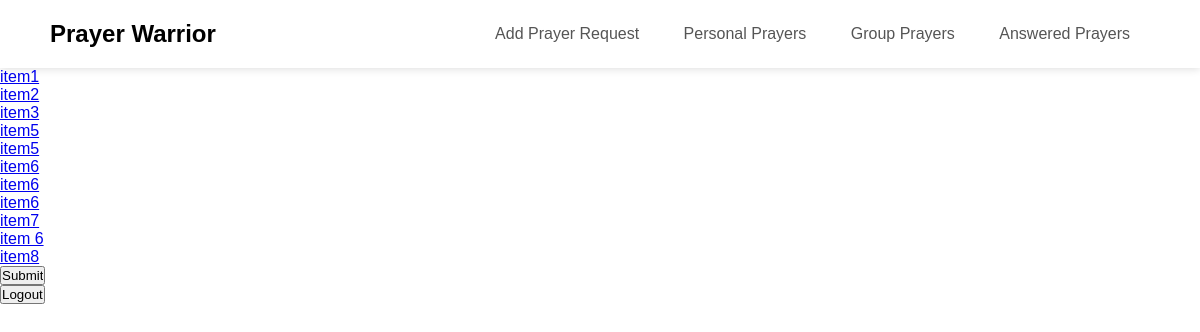
Page /app/personal-prayer/ (signed in) on the earlier database version.
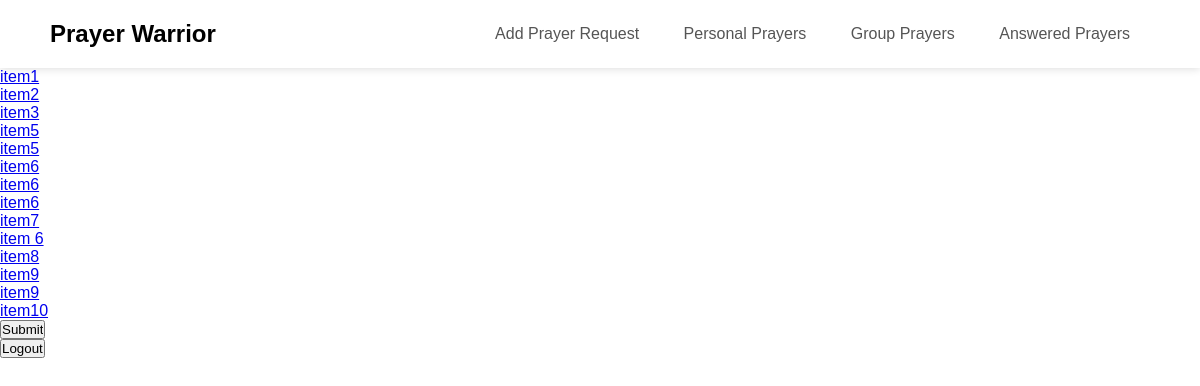
Same page on the later database version.
### app/models.py (models this page shows, shortened)
class Item(models.Model):
    item_name = models.TextField()
    user = models.ForeignKey(User, on_delete=models.CASCADE)

### app/views.py (the view)
# urls.py: path("personal-prayer/", views.PersonalPrayerView.as_view(), name="personal-prayer"),
class PersonalPrayerView(LoginRequiredMixin, generic.ListView):
    model = Item
    login_url = reverse_lazy("login")
    template_name = "app/personal-prayer.html"
    def get_context_data(self, **kwargs):
        context = super().get_context_data(**kwargs)
        context["item_list"] = self.model.objects.filter(user=self.request.user)
        return context

### app/templates/app/personal-prayer.html (shortened to what this page needs)
{% extends "app/navbar.html" %}
{% block content %}
{% if item_list %}
    <ul>
    {% for item in item_list %}
        <li><a href="{% url 'app:detail' item.id %}">{{ item.item_name }}</a></li>
    {% endfor %}
    </ul>
{% else %}
    <p>No items</p>
{% endif %}
<form action="{% url 'app:personal-prayer' %}" method="post">
<input type="submit">
</form>
<form action="{% url 'logout' %}" method="post">
    <input type="submit" value="Logout">
</form>
{% endblock %}

### app/templates/app/navbar.html
{% extends "app/base.html" %}
{% load static %}
{% block navbar-style %}
<link rel="stylesheet" href="{% static 'app/navbar.css' %}">
{% endblock %}
{% block navbar %}
<header>
    <h1 id="nav-title">Prayer Warrior</h1>
    <nav>
        <ul>
            <li><a href="{% url 'app:prayer-request' %}">Add Prayer Request</a></li>
            <li><a href="{% url 'app:personal-prayer' %}">Personal Prayers</a></li>
            <li><a href="#">Group Prayers</a></li>
            <li><a href="#">Answered Prayers</a></li>
        </ul>
    </nav>
</header>
{% endblock %}

### app/templates/app/base.html (shortened to what this page needs)
<!DOCTYPE html>
<html lang="en">
<head>
    {% block navbar-style %} {% endblock %}
</head>
<body>
    {% block navbar %} {% endblock %}
    {% block content %} {% endblock %}
</body>
</html>

### app/static/app/navbar.css (style rules this page uses)
* { margin: 0; padding: 0; font-family: Arial, Helvetica, sans-serif; }
header { display: flex; justify-content: flex-end; align-items: center; padding: 20px 50px; box-shadow: 0 1px 8px #ddd; }
#nav-title { margin-right: auto; font-size: 1.5em; }
header li { list-style: none; display: inline-block; padding: 0 20px; }
header a { text-decoration: none; color: #555; transition: all 0.3s ease 0s; }

Differences in the rows shown:
added Item: item_name "item9"
added Item: item_name "item9"
added Item: item_name "item10"
